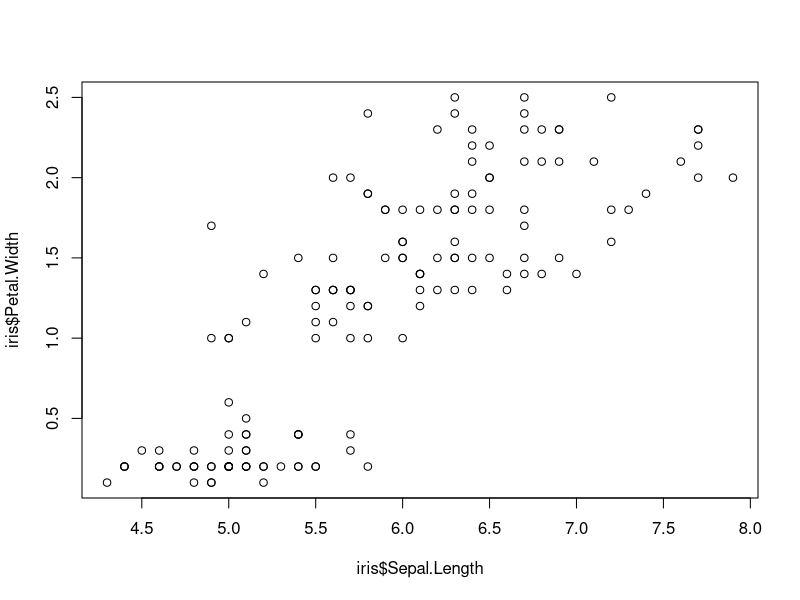
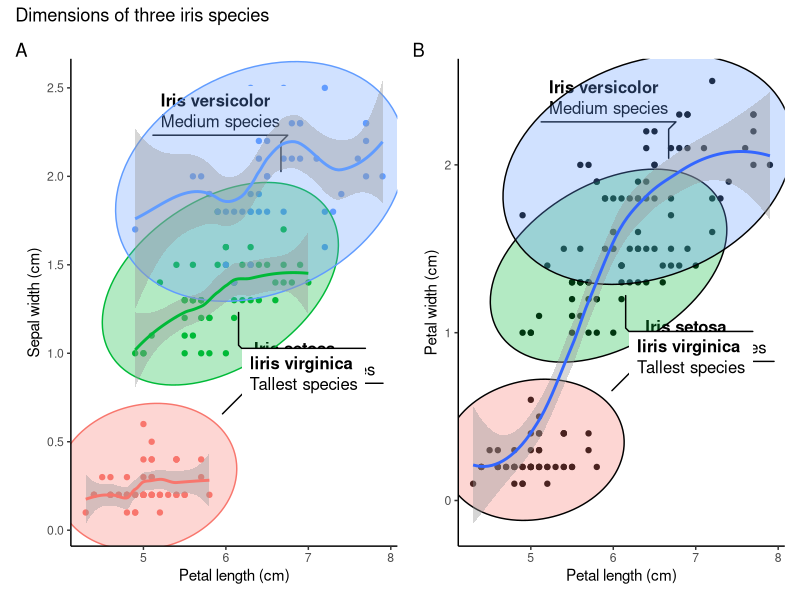

Source code (R) for these figures, in order:
# One of the beautiful plots I created using a range of packages

# I will use three packages

# install.packages("patchwork")
# install.packages("ggforce")
# install.packages("ggplot2")

# Let me load the packages using library() function.

library(patchwork)
library(ggforce)
library(ggplot2)

str(iris)

plot(iris$Sepal.Length, iris$Petal.Width)

separate_smooth <- ggplot(data = iris,
       mapping = aes(x = Sepal.Length,
                     y = Petal.Width,
                     color = Species)) +
  geom_point() +
  labs(x = "Petal length (cm)",
       y = "Sepal width (cm)") +
  geom_mark_ellipse(aes(fill = Species,
                        filter = Species == "setosa",
                        label = "Iris setosa",
                        description = "Shortest species")) +
  geom_mark_ellipse(aes(fill = Species,
                        filter = Species == "versicolor",
                        label = "Iris versicolor",
                        description = "Medium species")) +
  geom_mark_ellipse(aes(fill = Species,
                        filter = Species == "virginica",
                        label = "Iiris virginica",
                        description = "Tallest species")) +
  theme_classic() +
  geom_smooth()

uniform_smooth <- ggplot(data = iris,
                         mapping = aes(x = Sepal.Length,
                                       y = Petal.Width)) +
  geom_point() +
  labs(x = "Petal length (cm)",
       y = "Petal width (cm)") +
  geom_mark_ellipse(aes(fill = Species,
                        filter = Species == "setosa",
                        label = "Iris setosa",
                        description = "Shortest species")) +
  geom_mark_ellipse(aes(fill = Species,
                        filter = Species == "versicolor",
                        label = "Iris versicolor",
                        description = "Medium species")) +
  geom_mark_ellipse(aes(fill = Species,
                        filter = Species == "virginica",
                        label = "Iiris virginica",
                        description = "Tallest species")) +
  theme_classic() +
  geom_smooth()

combined_plots <- separate_smooth + uniform_smooth

# Now I want to give the plots title and tags or labels to identify them

combined_plots_labeled <- combined_plots +
  plot_annotation(
    title = "Dimensions of three iris species",
    tag_levels = "A"
  ) # This makes the first plot to be a and the next to be b

# Now I want to remove the legends since the species labels are visible

combined_plots_labeled_no_legend <- combined_plots_labeled &
  theme(legend.position = "none")

combined_plots_labeled_no_legend
